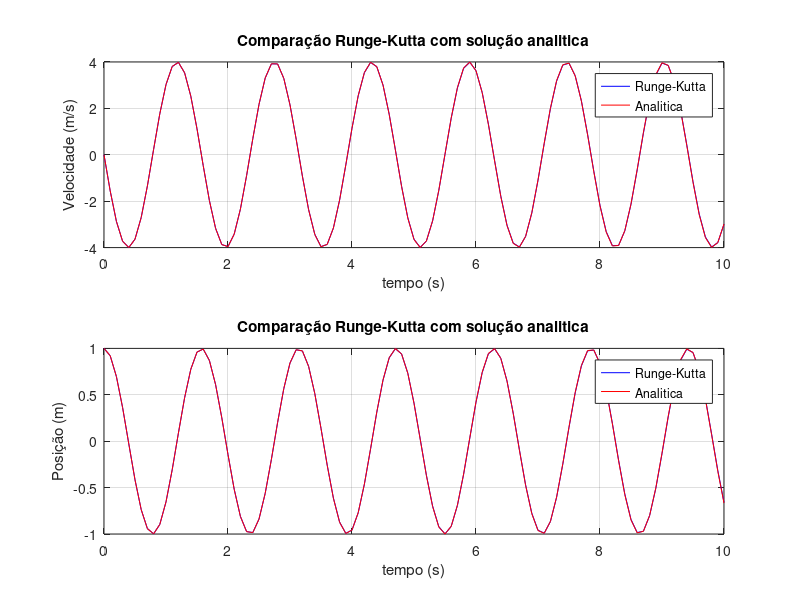

Reproduce this figure in MATLAB.
%%  Ex2.b

clear,clc,close all

%% CONSTANTES

h=0.1;
tf=10;      %TROCAR AQUI O TEMPO FINAL
t=0:h:tf;

k=16;
m=1;

x=[];
v=[];

x(1)=1;
v(1)=0;

%% MÉTODO DE RUNGE-KUTTA de 4ª ordem
%PARA SIMPLIFICAR SÓ É NECESSÁRIO COLOCAR AS VARIAVEIS DAS EXPRESSOES, NÃO
%É NECESSÁRIO COLOCAR (t,X,V)

fx = @(V) V;        %derivada em ordem ao tempo de x
fv = @(X) -k*X/m;   %derivada em ordem ao tempo de v

for i=1:length(t)-1 
   r1x=fx(v(i));    %1ª derivada *0
   r1v=fv(x(i));

   r2x=fx(v(i)+h/2*r1v);    %2ª derivada *1/2
   r2v=fv(x(i)+h/2*r1x);
    
   r3x=fx(v(i)+h/2*r2v);    %3ª derivada *1/2
   r3v=fv(x(i)+h/2*r2x);

   r4x=fx(v(i)+h*r3v);    %4ª derivada *1
   r4v=fv(x(i)+h*r3x);

   x(i+1)=x(i)+h*(1/6*r1x+1/3*r2x+1/3*r3x+1/6*r4x);
   v(i+1)=v(i)+h*(1/6*r1v+1/3*r2v+1/3*r3v+1/6*r4v);
end

%% SOLUÇÃO ANALÍTICA

w  = sqrt(k/m);

xt = x(1)*cos(w.*t);
vt = -x(1)*w*sin(w.*t);

%% GRÁFICOS

figure(1)
subplot(2,1,1)
plot(t,v,'b',t,vt,'r')
grid on
title('Comparação Runge-Kutta com solução analitica')
xlabel('tempo (s)')
ylabel('Velocidade (m/s)')
legend('Runge-Kutta','Analitica')

subplot(2,1,2)
plot(t,x,'b',t,xt,'r')
grid on
title('Comparação Runge-Kutta com solução analitica')
xlabel('tempo (s)')
ylabel('Posição (m)')
legend('Runge-Kutta','Analitica')